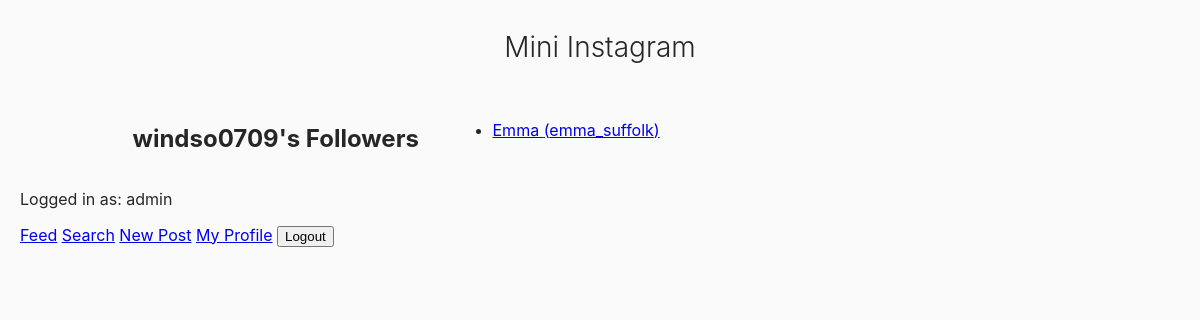
/mini_insta/profile/5/followers (signed in), run on the app's committed database.
### mini_insta/models.py (models this page shows, shortened)
class Profile(models.Model):
    username = models.TextField(blank=True)
    display_name = models.TextField(blank=True)
    profile_image_url = models.URLField(blank=True)
    bio_text = models.TextField(blank=True)
    join_date = models.DateTimeField(auto_now=True)
    user = models.ForeignKey(User, on_delete=models.CASCADE)
    def get_followers(self):
        follows = Follow.objects.filter(profile=self)
        return [f.follower_profile for f in follows]

### mini_insta/views.py (the view)
# urls.py: path('profile/<int:pk>/followers', ShowFollowersDetailView.as_view(), name='show_followers'),
class ShowFollowersDetailView(DetailView):
     model = Profile
     template_name = 'mini_insta/show_followers.html'
     context_object_name = 'profile'

### mini_insta/templates/mini_insta/show_followers.html
{% extends 'mini_insta/base.html' %}
{% block content %}
<main class="grid-container">
    <h2>{{ profile.username }}'s Followers</h2>
    <ul>
    {% for follower in profile.get_followers %}
        <li>
            <a href="{% url 'profile' follower.pk %}">
                {{ follower.display_name }} ({{ follower.username }})
            </a>
        </li>
    {% empty %}
        <p>This user has no followers yet.</p>
    {% endfor %}
    </ul>
</main>
{% endblock %}

### mini_insta/templates/mini_insta/base.html (shortened to what this page needs)
{% load static %}
<html>
    <head>
        <link rel="stylesheet" href="{% static 'mini_insta_style.css' %}">
    </head>
    <body>
        <header>
            <h1>Mini Instagram</h1>
        </header>
    {% block content %}
    {% endblock %}
    <footer>
        {% if request.user.is_authenticated %}
        <p>Logged in as: {{ request.user.username }}</p>
        <a href="{% url 'show_feed' %}">Feed</a>
        <a href="{% url 'search' %}">Search</a>
        <a href="{% url 'create_post' %}">New Post</a>
        <a href="{% url 'profile' %}">My Profile</a>
        <form action="{% url 'logout' %}" method="POST" style="display: inline;">
        <button type="submit">Logout</button>
        </form>
        {% else %}
        <p>Not logged in</p>
        <a href="{% url 'show_all' %}">Home</a>
        <a href="{% url 'login' %}">Log In</a>
        <a href="{% url 'create_profile' %}">Register</a>
        {% endif %}
    </footer>
    </body>
</html>

### static/mini_insta_style.css (style rules this page uses)
body { font-family: -apple-system, BlinkMacSystemFont, "Segoe UI", Roboto, Helvetica, Arial, sans-serif; background-color: #fafafa; color: #262626; margin: 0; padding: 30px 20px; }
h1 { text-align: center; font-weight: 300; margin-bottom: 40px; font-size: 28px; }
.grid-container { display: grid; grid-template-columns: repeat(auto-fill, minmax(220px, 1fr)); gap: 25px; max-width: 935px; margin: 0 auto; }

### data on the page
Profile: username "windso0709"
Profile: display_name "Emma", username "emma_suffolk"

### other printed values
{{ request.user.username }} "admin"
